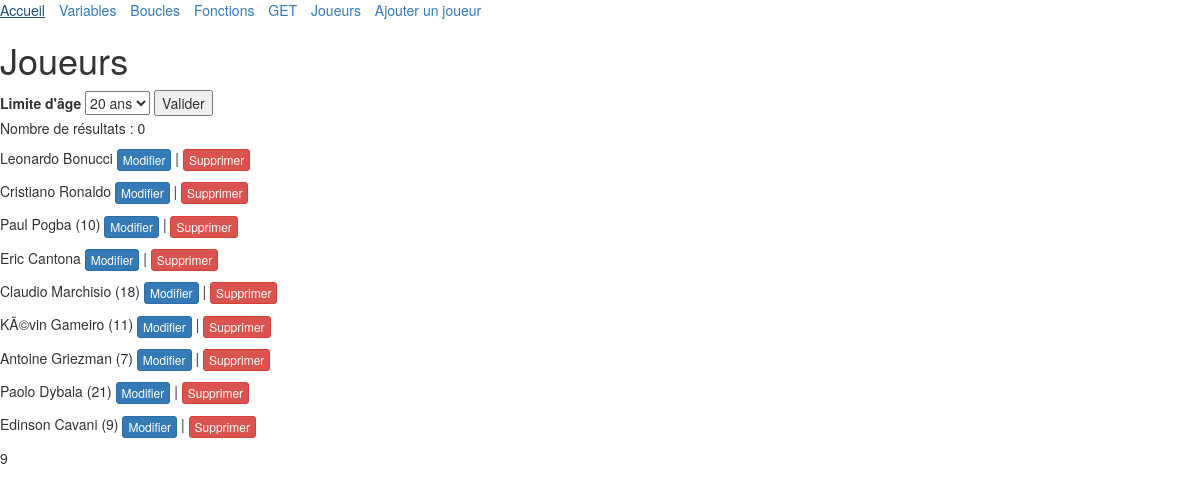
The app's page /_joueurs.php with its own data.
### tables this page shows
CREATE TABLE `joueur` (
  `id` int(11) NOT NULL,
  `nom` varchar(255) NOT NULL,
  `prenom` varchar(255) NOT NULL,
  `age` int(11) NOT NULL,
  `numero_maillot` int(3) NOT NULL,
  `equipe` int(11) NOT NULL
);

### _joueurs.php (the view, shortened to what this page needs)
<?php
include 'includes/header.php';
include 'includes/menu.php';
$db = new PDO('mysql:host=localhost;dbname=formation-poec', 'root', '');
if (isset($ageLimit)) {
    $query = $db->prepare('SELECT * FROM joueur WHERE age < ' . $ageLimit);
} else {
     $query = $db->prepare('SELECT * FROM joueur');
}
$query->execute();
?>
<h1>Joueurs</h1>
<div>
    <form>
        <label>Limite d'âge</label>
        <select name="ageLimit">
            <option value="20">20 ans</option>
        </select>
        <input type="submit" value="Valider">
    </form>
</div>
<?php
  $i = 0;
?>
<p>Nombre de résultats : <?php echo $i ?></p>
<?php
  while ($joueur = $query->fetch()) {
    $i++;
    $condition =
      $joueur['numero_maillot'] > 0 &&
      $joueur['numero_maillot'] < 1000;
    if ($condition) {
      echo '<p>' . $joueur['prenom'] . ' ' . $joueur['nom'] . ' (' . $joueur['numero_maillot'] . ')';
    } else {
      echo '<p>' . $joueur['prenom'] . ' ' . $joueur['nom'] . '';
    }
    echo ' <a class="btn btn-primary btn-xs" href="updatePlayer.php?id='.$joueur['id'].'">Modifier</a>';
    echo ' | ';
    echo '<a class="btn btn-danger btn-xs" href="deletePlayer.php?id='.$joueur['id'].'">Supprimer</a>';
    echo '</p>';
   }
   echo $i;
?>
<?php include 'includes/footer.php'; ?>

### includes/header.php (shortened to what this page needs)
<!DOCTYPE html>
<html>
<head>
    <link rel="stylesheet" type="text/css" href="https://maxcdn.bootstrapcdn.com/bootstrap/3.3.7/css/bootstrap.min.css">
</head>
<body>

### includes/menu.php
<?php
$menus = [
    ['href' => 'index.php', 'label' => 'Accueil'],
    ['href' => 'variables.php', 'label' => 'Variables'],
    ['href' => 'boucles.php', 'label' => 'Boucles'],
    ['href' => 'fonctions.php', 'label' => 'Fonctions'],
    ['href' => 'get.php?country=maroc&sport=football', 'label' => 'GET'],
    ['href' => 'joueurs.php', 'label' => 'Joueurs'],
    ['href' => 'addPlayer.php', 'label' => 'Ajouter un joueur']
];
?>
<nav>
    <ul class="list-inline">
    <?php foreach ($menus as $menu): ?>
        <li>
            <a href="<?php echo $menu['href']; ?>">
                <?php echo $menu['label']; ?>
            </a>
        </li>
    <?php endforeach ?>
    </ul>
</nav>

### records on screen
joueur: prenom "Leonardo", nom "Bonucci"
joueur: prenom "Cristiano", nom "Ronaldo"
joueur: prenom "Paul", nom "Pogba", numero_maillot "10"
joueur: prenom "Eric", nom "Cantona"
joueur: prenom "Claudio", nom "Marchisio", numero_maillot "18"
joueur: prenom "KÃ©vin", nom "Gameiro", numero_maillot "11"
joueur: prenom "Antoine", nom "Griezman", numero_maillot "7"
joueur: prenom "Paolo", nom "Dybala", numero_maillot "21"
joueur: prenom "Edinson", nom "Cavani", numero_maillot "9"

### other values on screen
$menu['label'] "Accueil"
$menu['label'] "Variables"
$menu['label'] "Boucles"
$menu['label'] "Fonctions"
$menu['label'] "GET"
$menu['label'] "Joueurs"
$menu['label'] "Ajouter un joueur"
$i "0"
$i "9"
